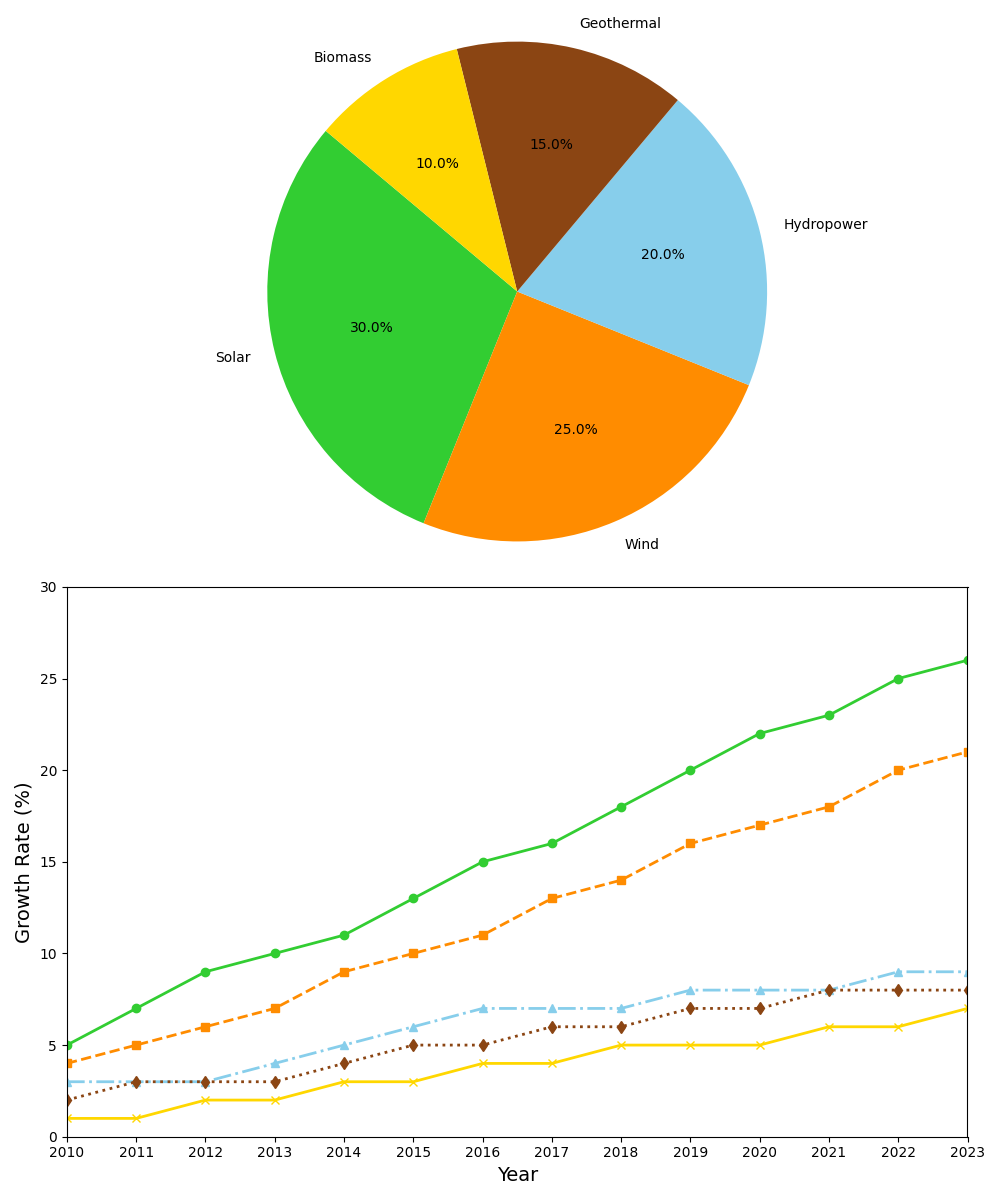

The Python source for this figure:
import matplotlib.pyplot as plt
import numpy as np

energy_sources = ['Solar', 'Wind', 'Hydropower', 'Geothermal', 'Biomass']
usage_percentages = [30, 25, 20, 15, 10]
years = np.arange(2010, 2024)
solar_growth = [5, 7, 9, 10, 11, 13, 15, 16, 18, 20, 22, 23, 25, 26]
wind_growth = [4, 5, 6, 7, 9, 10, 11, 13, 14, 16, 17, 18, 20, 21]
hydro_growth = [3, 3, 3, 4, 5, 6, 7, 7, 7, 8, 8, 8, 9, 9]
geo_growth = [2, 3, 3, 3, 4, 5, 5, 6, 6, 7, 7, 8, 8, 8]
bio_growth = [1, 1, 2, 2, 3, 3, 4, 4, 5, 5, 5, 6, 6, 7]

colors = ['#32CD32', '#FF8C00', '#87CEEB', '#8B4513', '#FFD700']

# Changing from a 1 row, 2 column structure to a 2 row, 1 column structure
fig, (ax1, ax2) = plt.subplots(2, 1, figsize=(10, 12))

ax1.pie(
    usage_percentages,
    labels=energy_sources,
    colors=colors,
    autopct='%1.1f%%',
    startangle=140
)
ax1.axis('equal')

ax2.plot(years, solar_growth, marker='o', linestyle='-', linewidth=2, color='#32CD32')
ax2.plot(years, wind_growth, marker='s', linestyle='--', linewidth=2, color='#FF8C00')
ax2.plot(years, hydro_growth, marker='^', linestyle='-.', linewidth=2, color='#87CEEB')
ax2.plot(years, geo_growth, marker='d', linestyle=':', linewidth=2, color='#8B4513')
ax2.plot(years, bio_growth, marker='x', linestyle='-', linewidth=2, color='#FFD700')
ax2.set_xlabel("Year", fontsize=14)
ax2.set_ylabel("Growth Rate (%)", fontsize=14)
ax2.set_xticks(years)
ax2.set_xlim(2010, 2023)
ax2.set_ylim(0, 30)

plt.tight_layout()
plt.show()
